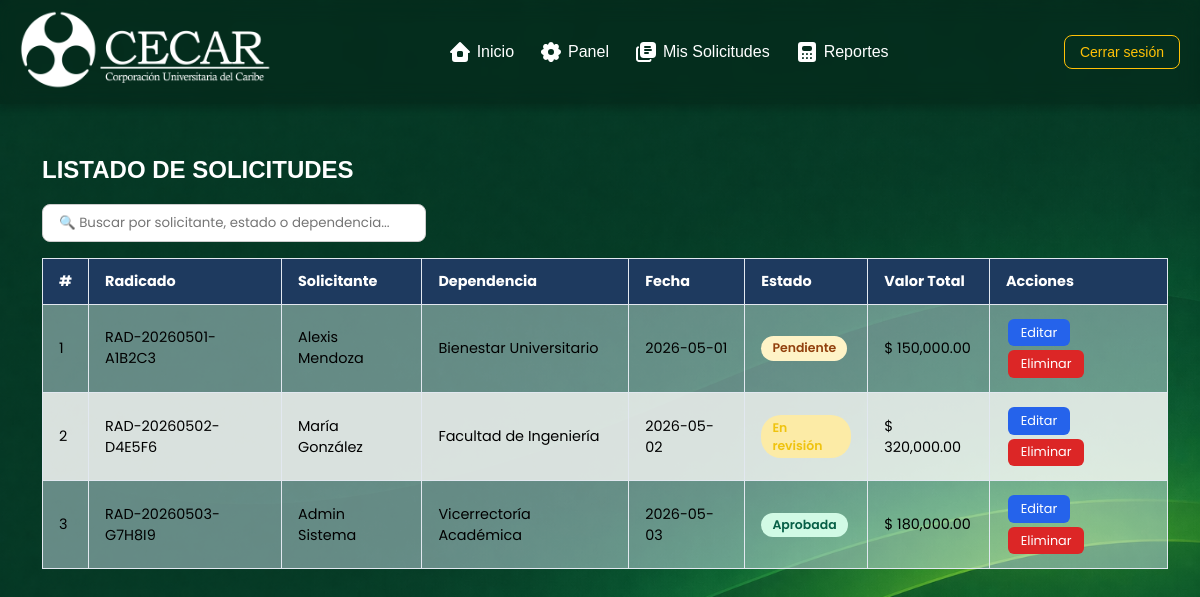
The app's page /solicitud/listado.php (signed in) with its own data.
### tables this page shows
CREATE TABLE IF NOT EXISTS `solicitudes` (
  `id` INT UNSIGNED NOT NULL AUTO_INCREMENT,
  `numero_radicado` VARCHAR(30) NOT NULL,
  `usuario_id` INT UNSIGNED NOT NULL,
  `dependencia_id` INT UNSIGNED NOT NULL,
  `estado_id` INT UNSIGNED NOT NULL,
  `fecha_solicitud` DATE NOT NULL,
  `justificacion` TEXT NULL DEFAULT NULL,
  `valor_total` DECIMAL(18,2) NOT NULL DEFAULT '0.00',
  `created_at` TIMESTAMP NOT NULL DEFAULT CURRENT_TIMESTAMP,
  `updated_at` TIMESTAMP NOT NULL DEFAULT CURRENT_TIMESTAMP ON UPDATE CURRENT_TIMESTAMP,
  PRIMARY KEY (`id`),
  UNIQUE INDEX `uq_radicado` (`numero_radicado` ASC) VISIBLE,
  INDEX `usuario_id` (`usuario_id` ASC) VISIBLE,
  INDEX `dependencia_id` (`dependencia_id` ASC) VISIBLE,
  INDEX `estado_id` (`estado_id` ASC) VISIBLE,
  CONSTRAINT `solicitudes_ibfk_1`
    FOREIGN KEY (`usuario_id`)
    REFERENCES `usuarios` (`id`),
  CONSTRAINT `solicitudes_ibfk_2`
    FOREIGN KEY (`dependencia_id`)
    REFERENCES `dependencias` (`id`),
  CONSTRAINT `solicitudes_ibfk_3`
    FOREIGN KEY (`estado_id`)
    REFERENCES `estados_solicitud` (`id`));

CREATE TABLE IF NOT EXISTS `dependencias` (
  `id` INT UNSIGNED NOT NULL AUTO_INCREMENT,
  `nombre` VARCHAR(255) NOT NULL,
  `codigo` VARCHAR(50) NULL DEFAULT NULL,
  `activo` TINYINT(1) NOT NULL DEFAULT '1',
  `created_at` TIMESTAMP NOT NULL DEFAULT CURRENT_TIMESTAMP,
  PRIMARY KEY (`id`));

CREATE TABLE IF NOT EXISTS `estados_solicitud` (
  `id` INT UNSIGNED NOT NULL AUTO_INCREMENT,
  `nombre` VARCHAR(50) NOT NULL,
  `descripcion` VARCHAR(255) NULL DEFAULT NULL,
  `activo` TINYINT(1) NOT NULL DEFAULT '1',
  PRIMARY KEY (`id`),
  UNIQUE INDEX `uq_estado_nombre` (`nombre` ASC) VISIBLE);

### capa_de_acceso/conexion.php (called while the page is built, shortened)
<?php
function getConexion(): PDO {
    static $pdo = null;
    if ($pdo === null) {
        $dsn = "mysql:host=" . DB_HOST . ";dbname=" . DB_NAME . ";charset=" . DB_CHARSET;
        $opciones = [
            PDO::ATTR_ERRMODE            => PDO::ERRMODE_EXCEPTION,
            PDO::ATTR_DEFAULT_FETCH_MODE => PDO::FETCH_ASSOC,
            PDO::ATTR_EMULATE_PREPARES   => false,
        ];
        try {
            $pdo = new PDO($dsn, DB_USER, DB_PASS, $opciones);
        } catch (PDOException $e) {
            http_response_code(500);
            echo json_encode(['status' => 'error', 'mensaje' => 'Error de conexión a la base de datos.']);
            exit();
        }
    }
    return $pdo;
}

### negocio/SolicitudService.php (called while the page is built, shortened)
<?php
require_once __DIR__ . '/../capa_de_acceso/dao/SolicitudDAO.php';
class SolicitudService {
    private SolicitudDAO $solicitudDAO;
    public function __construct() {
        $this->solicitudDAO = new SolicitudDAO();
    }
    public function listarTodas(): array {
        return $this->solicitudDAO->listar();
    }
}

### capa_de_acceso/dao/SolicitudDAO.php (called while the page is built, shortened)
<?php
require_once __DIR__ . '/../conexion.php';
class SolicitudDAO {
    private PDO $pdo;
    public function __construct() {
        $this->pdo = getConexion();
    }
    public function listar(): array {
        $stmt = $this->pdo->prepare(
            "SELECT s.id, s.numero_radicado, s.fecha_solicitud, s.valor_total, s.justificacion,
                    CONCAT(u.nombre, ' ', u.apellido) AS solicitante,
                    u.email,
                    d.nombre AS dependencia,
                    e.nombre AS estado
             FROM solicitudes s
             INNER JOIN usuarios u         ON s.usuario_id      = u.id
             INNER JOIN dependencias d     ON s.dependencia_id  = d.id
             INNER JOIN estados_solicitud e ON s.estado_id       = e.id
             ORDER BY s.created_at DESC"
        );
        $stmt->execute();
        return $stmt->fetchAll();
    }
}

### solicitud/listado.php (the view, shortened to what this page needs)
<?php
require_once __DIR__ . '/../negocio/SolicitudService.php';
$service     = new SolicitudService();
$solicitudes = $service->listarTodas();
?>
<!DOCTYPE html>
<html lang="es">
<head>
    <link rel="stylesheet" href="../presentacion/css/panel.css">
    <link rel="stylesheet" href="../presentacion/css/listado.css">
</head>
<body>
<header class="header">
    <div class="logo">
        <img src="../assets/imgs/logo-cecar.png" alt="Logo CECAR">
    </div>
    <div class="menu">
        <span class="menu-option">
            <img src="../assets/icons/home.svg"><a href="../index.php">Inicio</a>
        </span>
        <span class="menu-option">
            <img src="../assets/icons/panel.svg"><a href="../dashboard/panel.php">Panel</a>
        </span>
        <span class="menu-option">
            <img src="../assets/icons/solicitudes.svg"><a href="nueva_solicitud.php">Mis Solicitudes</a>
        </span>
        <span class="menu-option">
            <img src="../assets/icons/reportes.svg"><a href="listado.php">Reportes</a>
        </span>
    </div>
    <a class="logout" href="../authme/logout.php">Cerrar sesión</a>
</header>
<main style="padding: 2rem;">
    <h2>LISTADO DE SOLICITUDES</h2>
    <div style="margin-bottom: 1rem;">
        <input type="text" id="buscador" placeholder="🔍 Buscar por solicitante, estado o dependencia..."
               style="padding: 0.5rem 1rem; width: 350px; border-radius: 8px; border: 1px solid #ccc; font-family: 'Poppins', sans-serif;">
    </div>
    <div style="overflow-x:auto;">
    <table id="tablaSolicitudes" border="1" cellpadding="10" cellspacing="0" style="width:100%; border-collapse:collapse;">
        <thead>
            <tr class="tr-head">
                <th>#</th>
                <th>Radicado</th>
                <th>Solicitante</th>
                <th>Dependencia</th>
                <th>Fecha</th>
                <th>Estado</th>
                <th>Valor Total</th>
                <th>Acciones</th>
            </tr>
        </thead>
        <tbody id="cuerpoTabla">
        <?php if (!empty($solicitudes)): ?>
            <?php foreach ($solicitudes as $s): ?>
            <tr data-id="<?php echo $s['id']; ?>">
                <td><?php echo $s['id']; ?></td>
                <td><?php echo htmlspecialchars($s['numero_radicado']); ?></td>
                <td><?php echo htmlspecialchars($s['solicitante']); ?></td>
                <td><?php echo htmlspecialchars($s['dependencia']); ?></td>
                <td><?php echo htmlspecialchars($s['fecha_solicitud']); ?></td>
                <td>
                    <span class="estado-badge estado-<?php echo strtolower(str_replace(' ', '-', $s['estado'])); ?>">
                        <?php echo htmlspecialchars($s['estado']); ?>
                    </span>
                </td>
                <td>$ <?php echo number_format($s['valor_total'], 2); ?></td>
                <td>
                    <button class="btn-editar" onclick="abrirModalEditar(<?php echo $s['id']; ?>, '<?php echo htmlspecialchars($s['estado']); ?>', '<?php echo htmlspecialchars(addslashes($s['justificacion'])); ?>')">
                        Editar
                    </button>
                    <button class="btn-eliminar" onclick="eliminarSolicitud(<?php echo $s['id']; ?>)">
                        Eliminar
                    </button>
                </td>
            </tr>
            <?php endforeach; ?>
        <?php else: ?>
            <tr><td colspan="8" style="text-align:center;">No hay solicitudes registradas.</td></tr>
        <?php endif; ?>
        </tbody>
    </table>
    </div>
</main>
</body>
</html>

### presentacion/css/panel.css (style rules this page uses)
body { min-height: 100vh; background: url(../../assets/imgs/background.png); background-size: cover; background-position: center; background-repeat: no-repeat; margin: 0; font-family: Arial, Helvetica, sans-serif; }

### presentacion/css/listado.css (style rules this page uses)
h2 { color: #fff; }
.btn-editar, .btn-eliminar { padding: 0.3rem 0.8rem; border: none; border-radius: 6px; cursor: pointer; font-family: 'Poppins', sans-serif; font-size: 0.8rem; margin: 2px; }
.btn-editar { background: #2563eb; color: white; }
.btn-eliminar { background: #dc2626; color: white; }
.estado-badge { display: inline-block; padding: 0.2rem 0.7rem; border-radius: 20px; font-size: 0.78rem; font-weight: 600; font-family: 'Poppins', sans-serif; }
.estado-pendiente { background: #fef3c7; color: #92400e; }
.estado-en-revisión { background: #fceba6; color: #efc30f; }
.estado-aprobada { background: #d1fae5; color: #065f46; }
table { font-family: 'Poppins', sans-serif; font-size: 0.9rem; }
thead tr { background: #1e3a5f; color: white; }
tbody tr:nth-child(even) { background: #ffffffd8; }
tbody tr { background: #e0f2fe70; }
th, td { padding: 0.75rem 1rem; text-align: left; border: 1px solid #e2e8f0; }

### records on screen
solicitudes: id "1", numero_radicado "RAD-20260501-A1B2C3", solicitante "Alexis Mendoza", dependencia.nombre "Bienestar Universitario", fecha_solicitud "2026-05-01", estado.nombre "Pendiente", valor_total "150,000.00"
solicitudes: id "2", numero_radicado "RAD-20260502-D4E5F6", solicitante "María González", dependencia.nombre "Facultad de Ingeniería", fecha_solicitud "2026-05-02", estado.nombre "En revisión", valor_total "320,000.00"
solicitudes: id "3", numero_radicado "RAD-20260503-G7H8I9", solicitante "Admin Sistema", dependencia.nombre "Vicerrectoría Académica", fecha_solicitud "2026-05-03", estado.nombre "Aprobada", valor_total "180,000.00"
